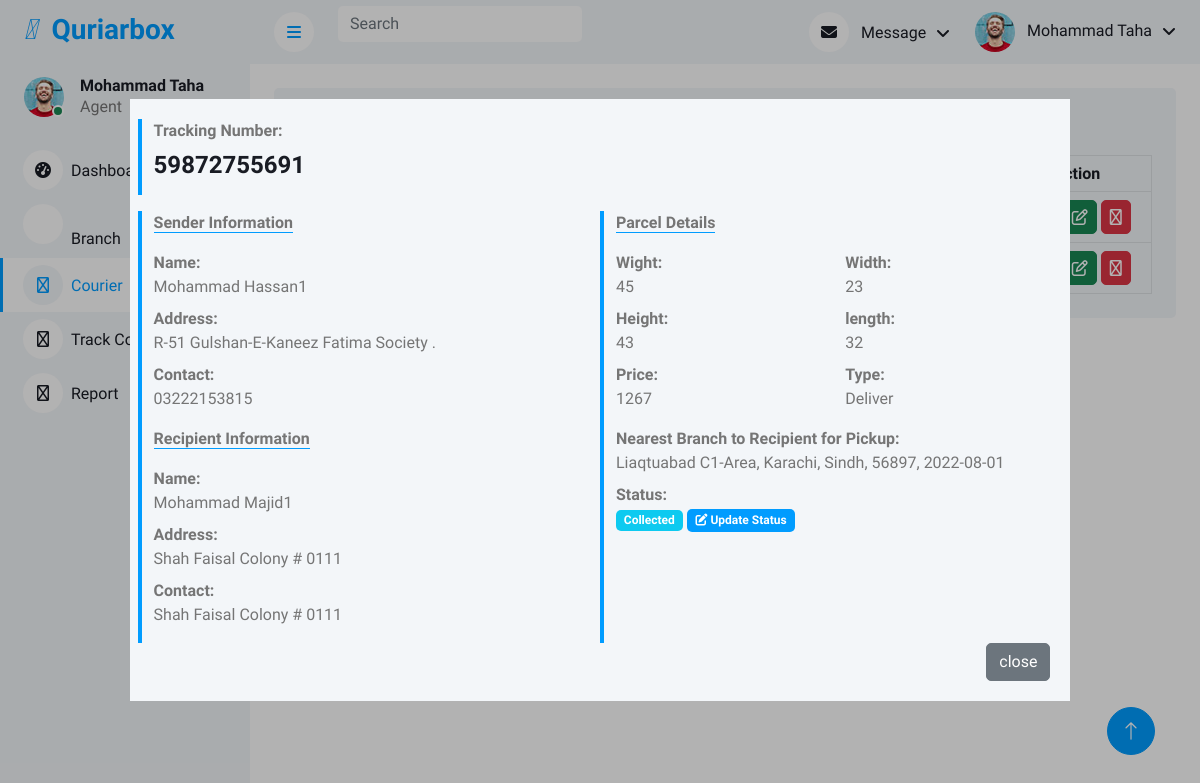
/agent/viewdetails.php?id=5 (signed in), run on the app's committed database.
### tables this page shows
CREATE TABLE `tbl_courier` (
  `id` int(255) NOT NULL,
  `tracking_number` varchar(255) NOT NULL,
  `sender_name` varchar(255) NOT NULL,
  `sender_address` varchar(255) NOT NULL,
  `sender_contact` varchar(255) NOT NULL,
  `recipitent_name` varchar(255) NOT NULL,
  `recipient_address` varchar(255) NOT NULL,
  `recipient_contact` varchar(255) NOT NULL,
  `type` int(1) NOT NULL COMMENT 'pickup = 1, deliver = 2',
  `from_branch_id` int(255) NOT NULL,
  `to_branch_id` int(255) NOT NULL,
  `weight` varchar(255) NOT NULL,
  `height` varchar(255) NOT NULL,
  `width` varchar(255) NOT NULL,
  `lenght` varchar(255) NOT NULL,
  `price` varchar(255) NOT NULL,
  `status` int(2) NOT NULL,
  `date_created` date NOT NULL,
  `email` varchar(255) NOT NULL
);

CREATE TABLE `tbl_branch` (
  `id` int(255) NOT NULL,
  `branch_code` varchar(45) NOT NULL,
  `address` varchar(255) NOT NULL,
  `city` varchar(255) NOT NULL,
  `state` varchar(255) NOT NULL,
  `zip_code` varchar(255) NOT NULL,
  `country` varchar(255) NOT NULL,
  `contact` varchar(255) NOT NULL,
  `date_created` date NOT NULL
);

### agent/viewdetails.php (the view, shortened to what this page needs)
<?php
include '../conn.php';
?>
<!DOCTYPE html>
<html lang="en">
<head>
    <link href="https://cdnjs.cloudflare.com/ajax/libs/font-awesome/5.10.0/css/all.min.css" rel="stylesheet">
    <link href="https://cdn.jsdelivr.net/npm/bootstrap-icons@1.4.1/font/bootstrap-icons.css" rel="stylesheet">
    <link href="lib/owlcarousel/assets/owl.carousel.min.css" rel="stylesheet">
    <link href="lib/tempusdominus/css/tempusdominus-bootstrap-4.min.css" rel="stylesheet" />
    <link href="css/bootstrap.min.css" rel="stylesheet">
    <link href="css/style.css" rel="stylesheet">
    <link rel="stylesheet" href="https://site-assets.fontawesome.com/releases/v6.1.2/css/all.css">
</head>
<body>
    <div class="container-xxl position-relative bg-white d-flex p-0">
        <?php
        if (isset($_SESSION['auth_user'])) {
        ?>
            <div class="sidebar pe-4 pb-3">
                <nav class="navbar bg-light navbar-light">
                    <a href="index.php" class="navbar-brand mx-4 mb-3">
                        <h3 class="text-primary"><i class="fa-light fa-box-open me-2"></i> Quriarbox</h3>
                    </a>
                    <div class="d-flex align-items-center ms-4 mb-4">
                        <div class="position-relative">
                            <img class="rounded-circle" src="img/user.jpg" alt="" style="width: 40px; height: 40px;">
                            <div class="bg-success rounded-circle border border-2 border-white position-absolute end-0 bottom-0 p-1"></div>
                        </div>
                        <div class="ms-3">
                            <h6 class="mb-0 text-capitalize"><?php echo $_SESSION['auth_user']['firstname'] . ' ' . $_SESSION['auth_user']['lastname']; ?></h6>
                            <span>Agent</span>
                        </div>
                    </div>
                    <div class="navbar-nav w-100">
                        <a href="index.php" class="nav-item nav-link"><i class="fa fa-tachometer-alt me-2"></i>Dashboard</a>
                        <div class="nav-item dropdown">
                            <a href="#" class="nav-link dropdown-toggle" onclick="toggle(0)"><i class="fa-regular fa-buildings me-2"></i>Branch</a>
                        </div>
                        <div class="nav-item dropdown">
                            <a href="#" class="nav-link dropdown-toggle active" onclick="toggle(4)"><i class="fa-regular fa-box-open me-2"></i>Courier</a>
                        </div>
                        <a href="track.php" class="nav-item nav-link"><i class="fa-regular fa-magnifying-glass-location me-2"></i>Track Courier</a>
                        <a href="report.php" class="nav-item nav-link"><i class="fa-regular fa-square-poll-vertical me-2"></i></i>Report</a>
                    </div>
                </nav>
            </div>
            <div class="content"><?php include 'navbar.php';
                                } ?>
            <div class="container-fluid pt-4 px-4">
                <div class="bg-light text-center rounded p-4">
                    <div class="d-flex align-items-center justify-content-between mb-4">
                        <h6 class="mb-0">All Couriers</h6>
                    </div>
                    <div class="table-responsive">
                        <table class="table text-start align-middle table-bordered table-hover mb-0 text-center table-hover">
                            <thead>
                                <tr class="text-dark">
                                    <th scope="col">#</th>
                                    <th scope="col">Reference Number</th>
                                    <th scope="col">Sender Name</th>
                                    <th scope="col">Recipient Name</th>
                                    <th scope="col">Status</th>
                                    <th scope="col">Action</th>
                                </tr>
                            </thead>
                            <tbody>
                                <?php
                                $sql = "SELECT * FROM `tbl_Courier`";
                                $query = mysqli_query($con, $sql);
                                if (mysqli_num_rows($query) > 0) {
                                    while ($res = mysqli_fetch_array($query)) {
                                ?>
                                        <tr>
                                            <td><?php echo $res['id']; ?></td>
                                            <td><?php echo $res['tracking_number']; ?></td>
                                            <td><?php echo $res['sender_name']; ?></td>
                                            <td><?php echo $res['recipitent_name']; ?></td>
                                            <td>
                                                <?php
                                                switch ($res['status']) {
                                                    case '1':
                                                        echo "<span class='badge badge-pill bg-info'> Collected</span>";
                                                        break;
                                                    case '2':
                                                        echo "<span class='badge badge-pill bg-info'> Shipped</span>";
                                                        break;
                                                }
                                                ?>
                                            </td>
                                            <td>
                                                <a class="btn btn-info p-2 m-0 me-0" href="viewdetails.php?id=<?php echo $res['id']; ?>"><i class="fa-solid fa-eye text-light"></i></a>
                                                <a class="btn btn-success p-2 m-0 me-0" href="editcourier.php?id=<?php echo $res['id']; ?>"><i class="fa-regular fa-edit"></i></a>
                                                <a class="btn btn-danger p-2 m-0 me-0" href="deletecour.php?id=<?php echo $res['id']; ?>"><i class="fa-regular fa-trash"></i></a>
                                            </td>
                                        </tr>
                                <?php
                                    }
                                }
                                ?>
                            </tbody>
                        </table>
                    </div>
                </div>
            </div>
            </div>
            <a href="#" class="btn btn-lg btn-primary btn-lg-square back-to-top"><i class="bi bi-arrow-up"></i></a>
    </div>
    <?php
    $id = $_GET['id'];
    $sel = "SELECT * FROM `tbl_courier` WHERE `id`='$id'";
    $qur = mysqli_query($con, $sel);
    $ftch = mysqli_fetch_assoc($qur);
    ?>
    <div class="container-fluid pos_container">
        <div class="col-12 first-col-12 bg-light">
            <div class="row">
                <div class="col-12 border-start border-4 border-primary mb-3">
                    <div class="callout callout-info">
                        <dl>
                            <dt>Tracking Number:</dt>
                            <dd class="mt-2">
                                <h4><b><?php echo $ftch['tracking_number']; ?></b></h4>
                            </dd>
                        </dl>
                    </div>
                </div>
            </div>
            <div class="row">
                <div class="col-md-6 border-start border-4 border-primary">
                    <div class="callout callout-info">
                        <b class="border-bottom border-primary">Sender Information</b>
                        <dl class="mt-3">
                            <dt>Name:</dt>
                            <dd><?php echo $ftch['sender_name']; ?></dd>
                            <dt>Address:</dt>
                            <dd><?php echo $ftch['sender_address']; ?></dd>
                            <dt>Contact:</dt>
                            <dd><?php echo $ftch['sender_contact']; ?></dd>
                        </dl>
                    </div>
                    <div class="callout callout-info">
                        <b class="border-bottom border-primary">Recipient Information</b>
                        <dl class="mt-3">
                            <dt>Name:</dt>
                            <dd><?php echo $ftch['recipitent_name']; ?></dd>
                            <dt>Address:</dt>
                            <dd><?php echo $ftch['recipient_address']; ?></dd>
                            <dt>Contact:</dt>
                            <dd><?php echo $ftch['recipient_contact']; ?></dd>
                        </dl>
                    </div>
                </div>
                <div class="col-md-6 border-start border-4 border-primary">
                    <div class="callout callout-info">
                        <b class="border-bottom border-primary">Parcel Details</b>
                        <div class="row mt-3">
                            <div class="col-sm-6">
                                <dl>
                                    <dt>Wight:</dt>
                                    <dd><?php echo $ftch['weight']; ?></dd>
                                    <dt>Height:</dt>
                                    <dd><?php echo $ftch['height']; ?></dd>
                                    <dt>Price:</dt>
                                    <dd><?php echo $ftch['price']; ?></dd>
                                </dl>
                            </div>
                            <div class="col-sm-6">
                                <dl>
                                    <dt>Width:</dt>
                                    <dd><?php echo $ftch['width']; ?></dd>
                                    <dt>length:</dt>
                                    <dd><?php echo $ftch['lenght']; ?></dd>
                                    <dt>Type:</dt>
                                    <dd><?php if ($ftch['type'] == "1") {
                                            echo "Pickup";
                                        } elseif ($ftch['type'] == "2") {
                                            echo "Deliver";
                                        } ?></dd>
                                </dl>
                            </div>
                        </div>
                        <dl>
                            <?php if ($ftch['type'] == "2") { ?>
                                <dt>Nearest Branch to Recipient for Pickup:</dt>
                                <dd><?php $to_id = $ftch['to_branch_id'];
                                    $branchquery = mysqli_query($con, "SELECT * FROM `tbl_branch` WHERE `id`='$to_id'");
                                    $branchfetch = mysqli_fetch_assoc($branchquery);
                                    echo $branchfetch['address'] . ', ' . $branchfetch['city'] . ', ' . $branchfetch['state'] . ', ' . $branchfetch['zip_code'] . ', ' . $branchfetch['date_created'];
                                    ?></dd>
                            <?php
                            }
                            ?>
                            <dt>Status:</dt>
                            <dd>
                                <?php
                                switch ($ftch['status']) {
                                    case '1':
                                        echo "<span class='badge badge-pill bg-info'> Collected</span>";
                                        break;
                                }
                                ?>
                                <a href="manage_status.php?id=<?php echo $id;?>" class="btn badge badge-primary bg-primary" id='update_status'><i class="fa fa-edit"></i> Update Status</a>
                            </dd>
                        </dl>
                    </div>
                </div>
            </div>
            <div class="col-12 text-end">
                <a href="listcourier.php" class="btn btn-secondary">close</a>
            </div>
        </div>
    </div>
</body>
</html>

### data on the page
tbl_courier: tracking_number "59872755691", sender_name "Mohammad Hassan1", sender_address "R-51 Gulshan-E-Kaneez Fatima Society .", sender_contact "03222153815", recipitent_name "Mohammad Majid1", recipient_address "Shah Faisal Colony # 0111", recipient_contact "Shah Faisal Colony # 0111", weight "45", height "43", price "1267", width "23", lenght "32"
tbl_branch: address "Liaqtuabad C1-Area", city "Karachi", state "Sindh", zip_code "56897", date_created "2022-08-01"

### other printed values
$_SESSION['auth_user']['firstname'] "Mohammad"
$_SESSION['auth_user']['lastname'] "Taha"
